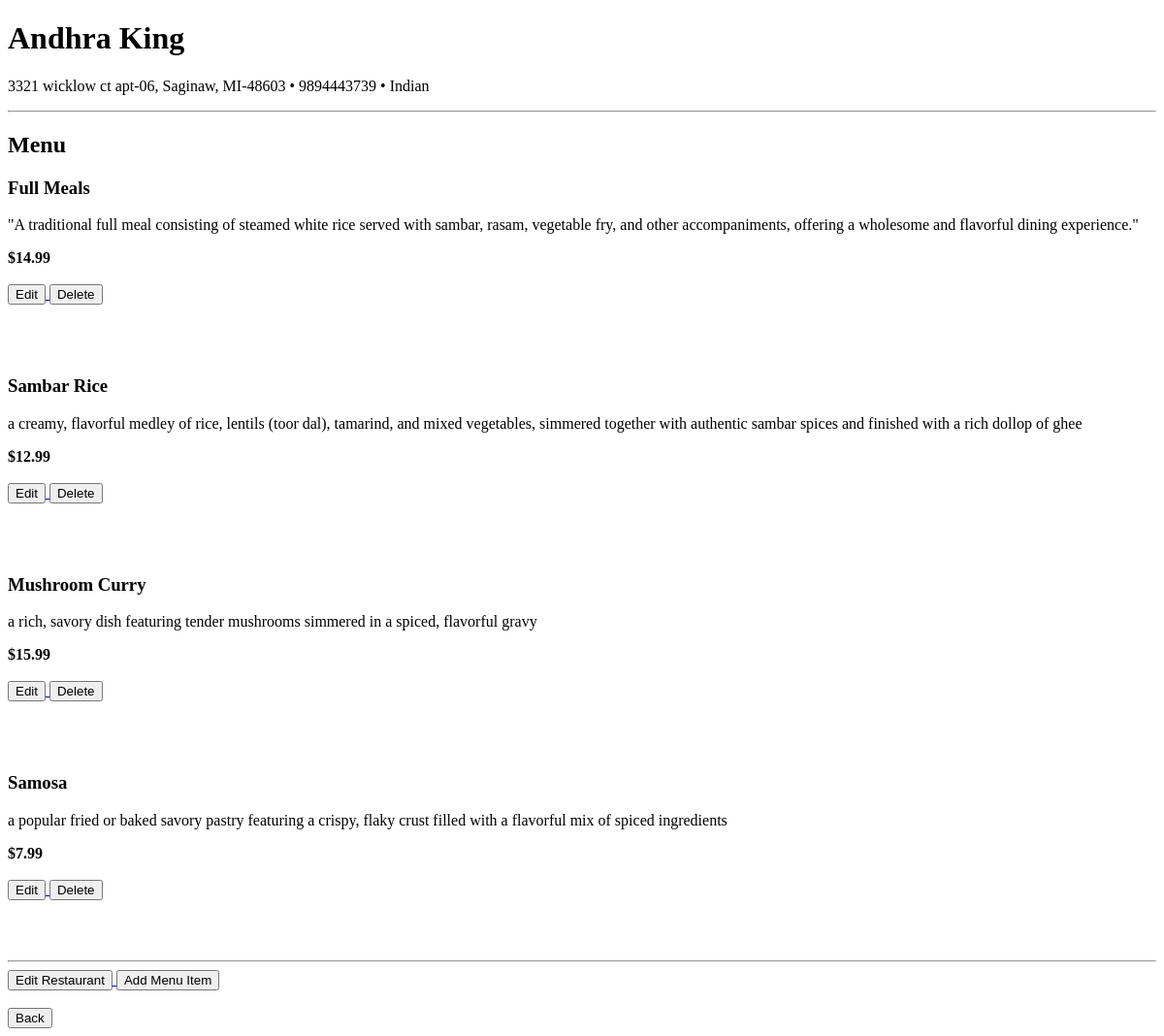
The page /restaurant/1 (signed in) on the database as committed earlier.
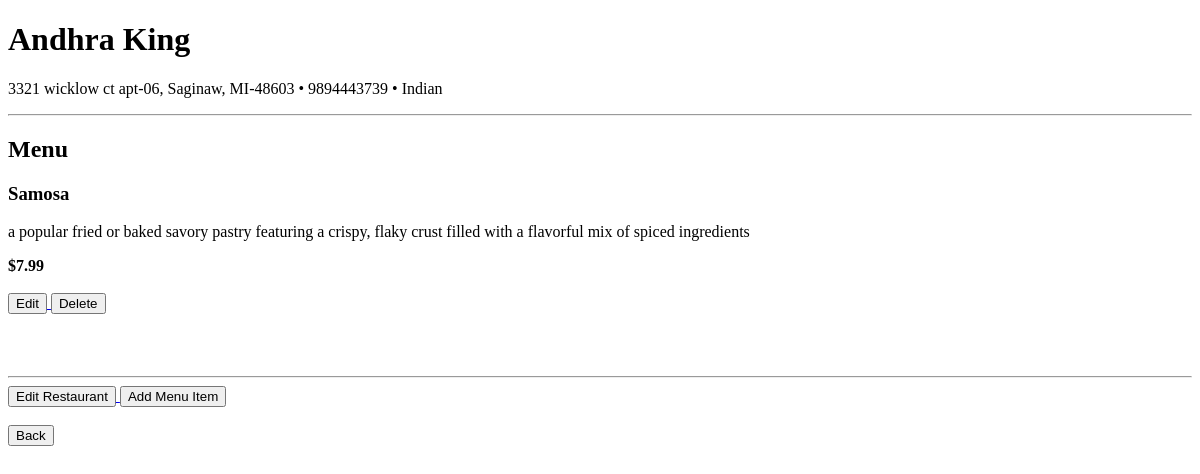
The same page on the database as committed later.
### tables this page shows
CREATE TABLE restaurants (

        id INTEGER PRIMARY KEY AUTOINCREMENT,

        owner_email TEXT NOT NULL,

        restaurant_name TEXT NOT NULL,

        phone_number TEXT NOT NULL,

        address TEXT NOT NULL,

        cuisine_type TEXT NOT NULL
    );

CREATE TABLE menu_items (

    id INTEGER PRIMARY KEY AUTOINCREMENT,

    restaurant_id INTEGER NOT NULL,

    item_name TEXT NOT NULL,

    description TEXT,

    price REAL NOT NULL,

    category TEXT NOT NULL

);

### app.py (the view)
@app.route("/restaurant/<int:restaurant_id>")
def restaurant_details(restaurant_id):
    if "email" not in session:
        return redirect(url_for("login"))
    restaurant = get_restaurant_by_id(
        restaurant_id
    )
    menu_items = get_menu_items_by_restaurant(
        restaurant_id
    )
    return render_template(
        "restaurant_details.html",
        restaurant=restaurant,
        menu_items=menu_items
    )

### database.py (called while the page is built)
def get_restaurant_by_id(restaurant_id):
    conn = sqlite3.connect("food_platform.db")
    cursor = conn.cursor()
    cursor.execute(
        """
        SELECT *
        FROM restaurants
        WHERE id = ?
        """,
        (restaurant_id,)
    )
    restaurant = cursor.fetchone()
    conn.close()
    return restaurant

def get_menu_items_by_restaurant(restaurant_id):
    conn = sqlite3.connect("food_platform.db")
    cursor = conn.cursor()
    cursor.execute(
        """
        SELECT *
        FROM menu_items
        WHERE restaurant_id = ?
        """,
        (restaurant_id,)
    )
    menu_items = cursor.fetchall()
    conn.close()
    return menu_items

### Templates/restaurant_details.html (shortened to what this page needs)
<!DOCTYPE html>
<html>
<head>
</head>
<body>
<h1>{{ restaurant[2] }}</h1>
<p>
    {{ restaurant[4] }}
    •
    {{ restaurant[3] }}
    •
    {{ restaurant[5] }}
</p>
<hr>
<h2>Menu</h2>
{% if menu_items %}
    {% for item in menu_items %}
        <div>
            <h3>{{ item[2] }}</h3>
            <p>{{ item[3] }}</p>
            <strong>${{ item[4] }}</strong>
            <br><br>
                <a href="/edit_menu_item/{{ item[0] }}">
                    <button>Edit</button>
                </a>
                <a href="/delete_menu_item/{{ item[0] }}"
                    onclick="return confirm('Are you sure you want to delete this menu item?');">
                    <button>Delete</button>
                </a>
            <br><br>
            <br><br>
        </div>
    {% endfor %}
{% else %}
    <p>No menu items available.</p>
{% endif %}
<hr>
<a href="/edit_restaurant/{{ restaurant[0] }}">
    <button>Edit Restaurant</button>
</a>
<a href="/restaurant/{{ restaurant[0] }}/add_menu_item">
    <button>Add Menu Item</button>
</a>
<br><br>
<a href="/view_restaurants">
    <button>Back</button>
</a>
</body>
</html>

Rows that differ between the two databases and show on the page:
removed menu_items: item_name "Full Meals", description "\"A traditional full meal consisting of steamed white rice served with sambar, rasam, vegetable fry, and other accompaniments, offering a wholesome and flavorful dining experience.\"", price "14.99"
removed menu_items: item_name "Sambar Rice", description "a creamy, flavorful medley of rice, lentils (toor dal), tamarind, and mixed vegetables, simmered together with authentic sambar spices and finished with a rich dollop of ghee", price "12.99"
removed menu_items: item_name "Mushroom Curry", description "a rich, savory dish featuring tender mushrooms simmered in a spiced, flavorful gravy", price "15.99"
